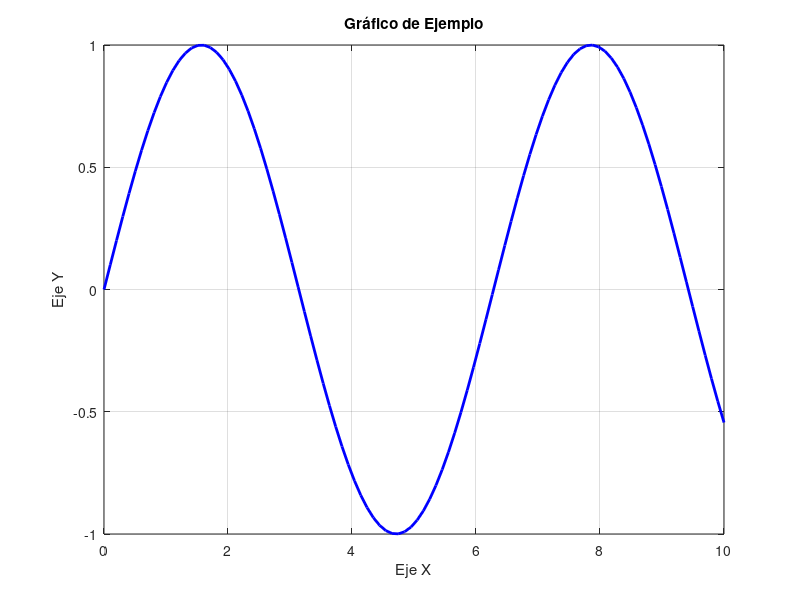

Write the MATLAB code that produced this figure.
% 1. Crear datos de ejemplo
x = linspace(0, 10, 100);
y = sin(x);

% 2. Crear el gráfico
figure; % Abre una nueva ventana de gráficos
plot(x, y, 'LineWidth', 2, 'Color', 'b');
title('Gráfico de Ejemplo');
xlabel('Eje X');
ylabel('Eje Y');
grid on; % Añade cuadrícula

% 3. Guardar el gráfico
% Guarda como imagen PNG de alta resolución
saveas(gcf, 'mi_grafico.png'); 

% Opcional: Guardar en formato PDF o JPG
% saveas(gcf, 'mi_grafico.pdf');
